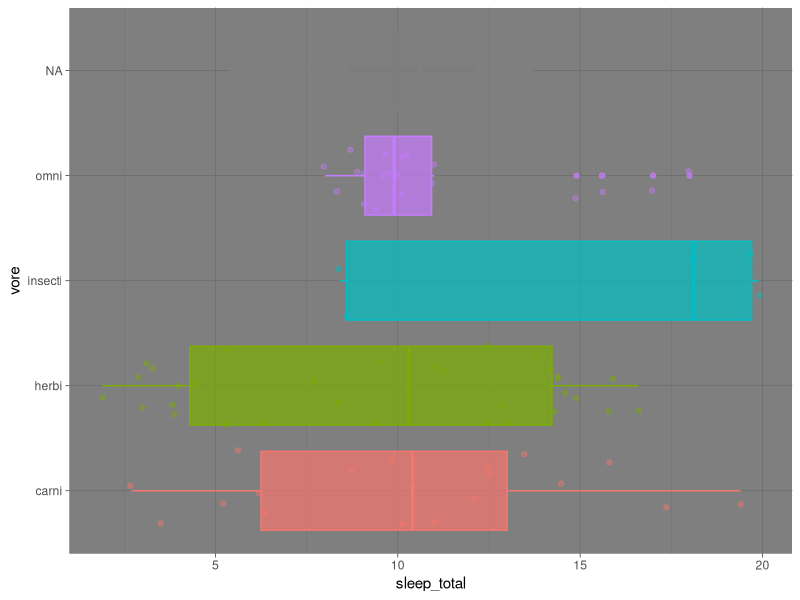

This figure's R source:
require(tidyverse)

ggplot(msleep, aes(vore, sleep_total, fill = vore, color = vore)) +
  geom_boxplot(alpha = 0.7, show.legend = F) +
  geom_jitter(alpha = 0.4, show.legend = F) +
  coord_flip() +
  theme_dark()
